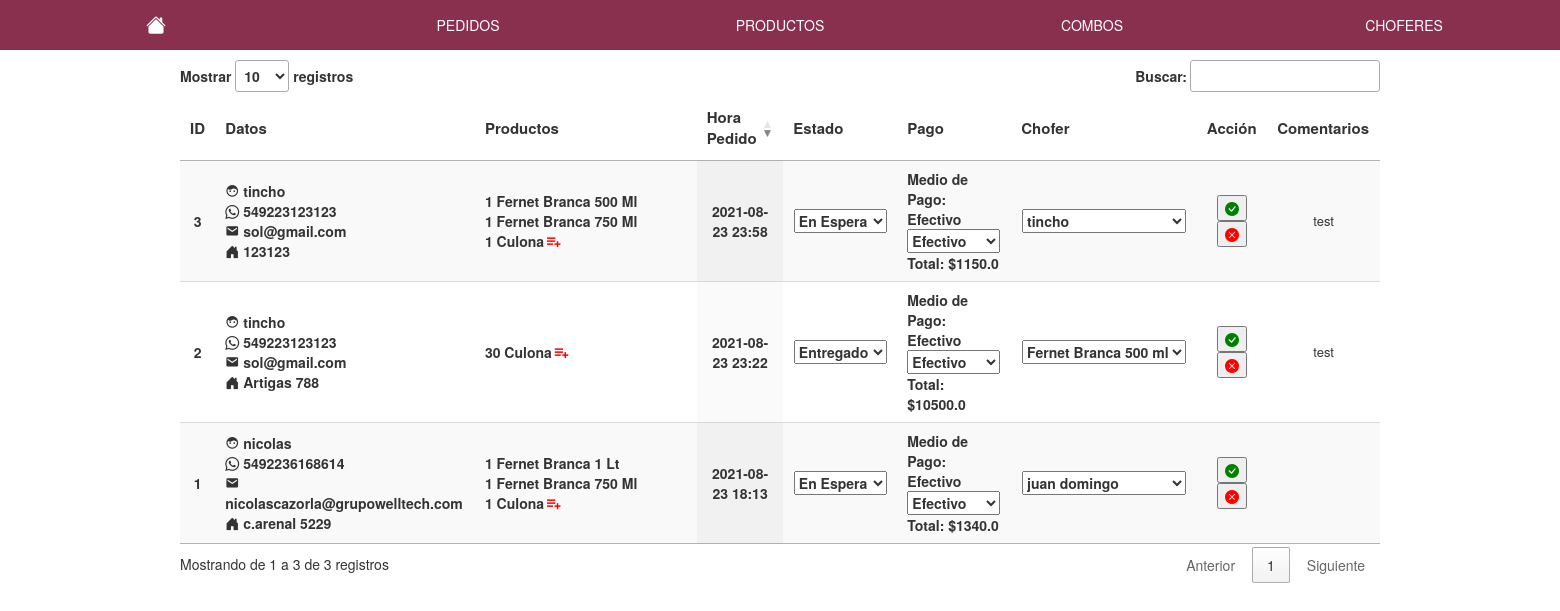
/panel/pedidos (signed in), run on an earlier commit of the app's database.
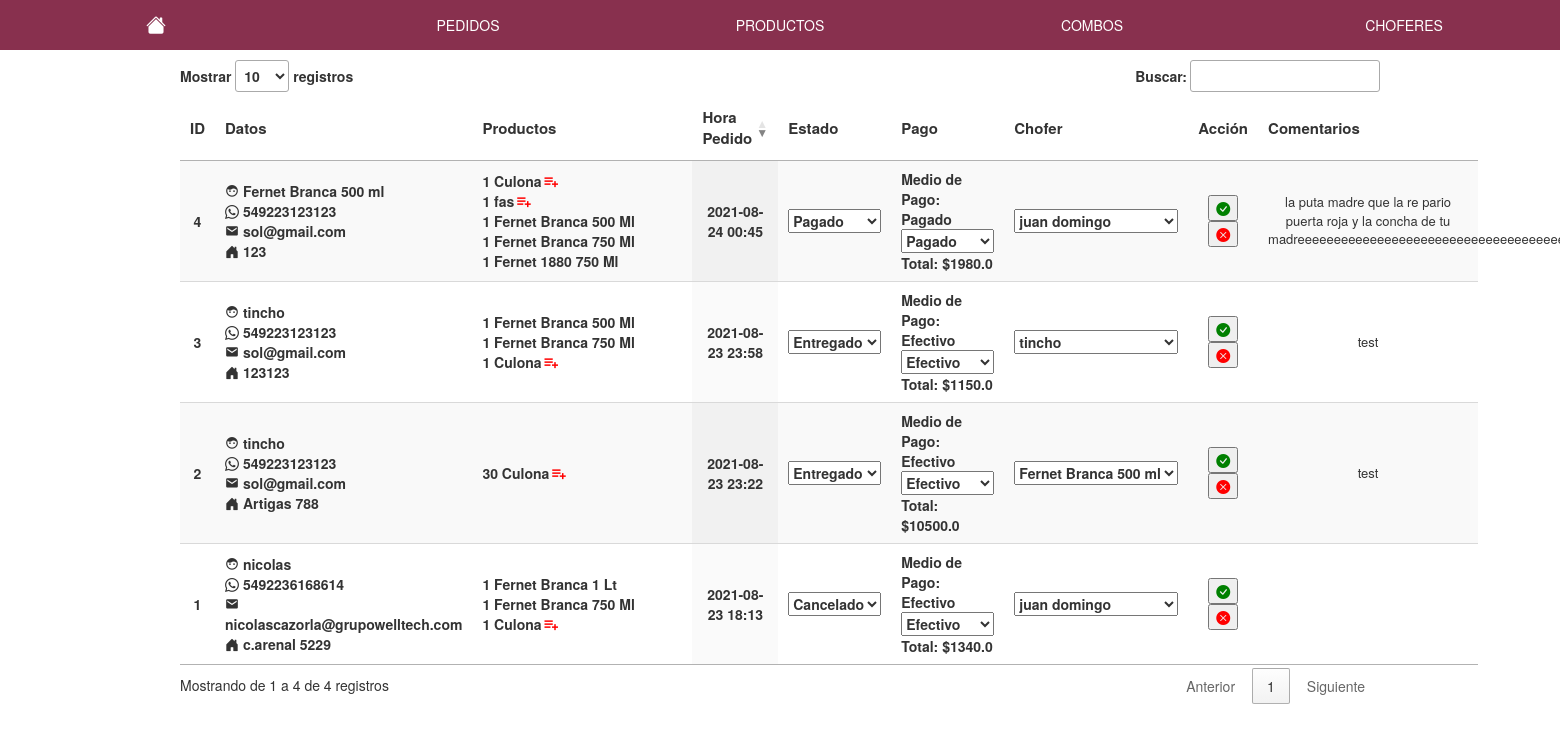
And on a later commit of the database.
### tienda/models.py (models this page shows, shortened)
class Pedidos(db.Model):
    id=db.Column(db.Integer(),primary_key=True)
    direccion=db.Column(db.String(length=200),nullable=False)
    nombre=db.Column(db.String(length=100),nullable=False)
    telefono=db.Column(db.Integer(),nullable=True)
    email= db.Column(db.String(100))
    fechaHoraPedido=db.Column(db.String(100))
    fechaHoraEntrega=db.Column(db.String(100))
    estado=db.Column(db.String(length=50),nullable=False) #estado de envio
    chofer=db.Column(db.Integer(),db.ForeignKey('usuarios.id'))
    descripcion=db.Column(db.String(length=500),nullable=False)
    formaPago=db.Column(db.String(length=100),nullable=False)
    datos_pedido= db.Column(types.JSON(),nullable=False)
    costo=db.Column(db.Float(),nullable=False)

class Productos(db.Model):
    id=db.Column(db.Integer(),primary_key=True)
    nombre=db.Column(db.String(length=500),nullable=False)
    categoria=db.Column(db.String(length=100),nullable=False)
    precio=db.Column(db.Float(),nullable=False)
    stock=db.Column(db.Integer(),nullable=False)
    oferta=db.Column(db.Integer(),nullable=True)
    precioFinal=db.Column(db.Float(),nullable=False)
    imagen=db.Column(db.String(),nullable=False)

class Combos(db.Model):
    id=db.Column(db.Integer(),primary_key=True)
    nombre=db.Column(db.String(length=500),nullable=False)
    datos_combo= db.Column(types.JSON(),nullable=False)  # id del producto y cantidad
    precioFinal=db.Column(db.Float(),nullable=False)
    stock=db.Column(db.Integer(),nullable=False)
    imagen=db.Column(db.String(),nullable=False)

### tienda/usuario/routesadmin.py (the view)
@app.route('/panel/pedidos', methods=['GET','POST'])
@login_required
def tablapedidos():
    pedidos = Pedidos.query.all()
    productos = Productos.query.all()
    combos = Combos.query.all()
    info = [None]*1000 #aca van los datos del carrito
    prod = [None]*1000 #aca van los datos del carrito
    comb = [None]*1000
    infocombos = [None]*1000
    for items in pedidos:
        info[items.id] = json.loads(items.datos_pedido)
    for items in  productos:
        prod[items.id]=items
    for items in  combos:
        comb[items.id]=items
        infocombos[items.id] = json.loads(items.datos_combo)
    choferes=Usuarios.query.filter(Usuarios.chofer==1)
    return render_template('paneltablapedidos.html',data=pedidos,info=info,productos=productos,prod=prod,choferes=choferes,combos=combos,comb=comb,infocombos=infocombos)

### tienda/carrito/routes.py (called while the page is built)
@app.context_processor
def contar_carrito():
	try:
		if request.cookies.get("carrito") is None:
			return {'num_articulos': 0}
		else:
			datos = json.loads(request.cookies.get("carrito"))
			return {'num_articulos': len(datos)}
	except:
			return {'num_articulos': 0}

### tienda/routes.py (called while the page is built)
@login_manager.user_loader
def load_user(user_id):
	aux=Usuarios.query.get(int(user_id))
	return aux

### tienda/templates/paneltablapedidos.html (shortened to what this page needs)
{% extends 'layout-admin.html' %}
{% block content %}
<div class="contenido">
	<table id="pedidos" hidden="hidden" class="display" style="width:100%;">
        <thead>
            <tr>
            	<th>ID</th>
                <th>Datos</th>
                <th>Productos</th>
                <th>Hora Pedido</th>
                <th>Estado</th>
                <th>Pago</th>
                <th>Chofer</th>
                <th>Acción</th>
                <th>Comentarios</th>
            </tr>
        </thead>
        <tbody>
        	{%for i in data %}
           <tr>
           	<td>{{i.id}}</td>
           	<td>
           		<div class="datos">
           			<span><i class='bx bxs-face'></i> {{i.nombre}}</span>
           			<span><i class="bi bi-whatsapp"></i> {{i.telefono}}</span>
           			<span><i class='bx bxs-envelope' ></i> {{i.email}}</span>
           			<span><i class="bi bi-house-door-fill"></i> {{i.direccion}}</span>
           		</div>
           	</td>
           	<td style="min-width: 200px;">
           		<div class="productos">
           			{%  for j in info[i.id] %}
           			<div>
           			  {% if j.tipo=='combo' %}
           			  	{% if comb[j.id|int]!=None %}
           			  	<details>
	           			  <summary style="display:flex; align-items: center;">{{ j.cantidad }} {{comb[(j.id | int)].nombre}} <i class='bx bx-list-plus' style="font-size: 18px; color: red;"></i></summary>
	           			</details>
	           			{% else %}
	           			<span>Combo Eliminado</span>
	           			{% endif %}
           			  {% else %}
           			  	{% if prod[j.id|int]!=None %}
           			  		{{ j.cantidad }} {{prod[(j.id | int)].nombre}}
           			  	{% else %}
           			  	<span>Producto Eliminado</span>
           			  	{% endif %}
           			  {% endif %}
           			 </div>
           			{% endfor %}
           		</div>
           	</td>
           	<td>
           		{{i.fechaHoraPedido[:16]}}
           	</td>
           	<td>
           		<form method="POST" action="/panel/pedidos/estadoenvio">
	           		<select name="estadoenvio" onchange="this.form.submit();">
	           			<option type="text" value="{{i.estado}}">{{i.estado}}</option>
	           		</select>
           		</form>
           	</td>
           	<td class="datos-pago">
           		<div>Medio de Pago:</br> {{i.formaPago}}</div>
           		<div>
           			<form method="POST" action="/panel/pedidos/estadopago">
           			<select name="estadopago" onchange="this.form.submit();">
           				<option type="text" value="{{i.formaPago}}">{{i.formaPago}}</option>
           			</select>
           		</form>
           		</div>
           		<div>Total: ${{i.costo}}</div>
           	</td>
           	<td>
           		<form method="POST" action="/panel/pedidos/chofer">
           			<select name="chofer" onchange="this.form.submit();">
           				{% if i.chofer != None %}
		           			{% for j in choferes %}
			           			{% if i.chofer == j.id %}
			           				<option value="{{j.id}}" >{{j.nombre}}</option>
			           			{% endif %}
		           			{% endfor %}
		           		{% else %}
		           			<option value="None">Elegir</option>
		           			{% for j in choferes %}
			           			<option value="{{j.id}}">{{j.nombre}}</option>
		           			{% endfor %}
	           			{% endif %}
           			</select>
           		</form>
           	</td>
           	<td>
           		<a target="_blank" href="whatsapp://send?phone={{i.telefono}}&text=Hola%20{{i.nombre}}%20recibimos tu pedido ID: {{i.id}}."><button><i class="bi bi-check-circle-fill" style="color: green;"></i></button></a>
           		<a target="_blank" href="whatsapp://send?phone=5492235062720&text=Hola%20{{i.nombre}}%20por x razon no podemos concretar tu compra."><button><i class="bi bi-x-circle-fill" style="color: red;"></i></button></a>
           	</td>
           	<td>
           		<div style="max-width: 200px; font-size: 13px; font-weight: normal;">{{i.descripcion}}</div>
           	</td>
           </tr>
           {% endfor %}
        </tbody>
    </table>
</div>
{% endblock content %}

### tienda/templates/layout-admin.html (shortened to what this page needs)
<!DOCTYPE html>
<html>
<head>
  <link rel="stylesheet" type="text/css" href="{{ url_for('static', filename='admin.css') }}">
  <link href='https://unpkg.com/boxicons@2.0.7/css/boxicons.min.css' rel='stylesheet'>
  <link rel="stylesheet" href="https://cdn.jsdelivr.net/npm/bootstrap-icons@1.4.0/font/bootstrap-icons.css">
  <link rel="stylesheet" href="https://use.fontawesome.com/releases/v5.7.0/css/all.css">
  <link rel="stylesheet" href="http://maxcdn.bootstrapcdn.com/bootstrap/3.3.6/css/bootstrap.min.css">
  <link rel="stylesheet" type="text/css" href="https://cdn.datatables.net/1.10.25/css/jquery.dataTables.min.css">
  <link rel="stylesheet" type="text/css" href="https://cdn.datatables.net/responsive/2.2.9/css/responsive.dataTables.min.css">
  <link rel="stylesheet" href="https://cdnjs.cloudflare.com/ajax/libs/bootstrap-select/1.12.2/css/bootstrap-select.min.css">
</head>
<body>
    <div class="cotenedor-barra">
    	<div class="nav-admin">
    		<div>
				<a href="/"><i class="bi bi-house-fill" style="color:white; font-size: 20px;"></i></a>
			</div>
    		<div>
				<a href="/panel/pedidos">PEDIDOS</a>
			</div>
    		<div>
				<a href="/panel">PRODUCTOS</a>
			</div>
			<div>
				<a href="/panel/combos">COMBOS</a>
			</div>
			<div>
				<a href="/panel/choferes">CHOFERES</a>
			</div>
		</div>
    </div>
  <main>{% block content %}{% endblock content %}</main>
</body>
</html>

### tienda/static/admin.css (style rules this page uses)
body { background-color: rgb(245,245,245); font-family: arial; min-height: 100%; font-size: 14px; }
html, body { margin: 0; height: 100%; }
.nav-admin { display: grid; grid-template-columns: repeat(5, 1fr); width: 100%; height: 50px; background: #88304E; text-align: center; align-items: center; }
.nav-admin a { color: white; text-decoration: none; }
.contenido { max-width: 1200px; margin: auto; margin-top: 10px; }
th { font-size: 15px; }
td { text-align: center; font-weight: bold; }
td input, td select { font-weight: bold; }
td .datos { display: flex; flex-direction: column; }
#pedidos .productos { overflow-y: auto; max-height: 150px; }
#pedidos .productos, #pedidos .datos, #pedidos .datos-pago { text-align: left; }

What changed in the data, as far as the page shows it:
changed Pedidos "nicolas": estadoenvio "En Espera" → "Cancelado"
changed Pedidos id 3: estadoenvio "En Espera" → "Entregado"
added Pedidos: id "4", nombre "Fernet Branca 500 ml", telefono "549223123123", email "sol@gmail.com", direccion "123", cantidad "1" "1", {{ comb[(j.id | int)].nombre }} "Culona", cantidad "1" "1" "1", {{ prod[(j.id | int)].nombre }} "Fernet Branca 500 Ml" "Fernet Branca 750 Ml", fechaHoraPedido "2021-08-24 00:45", estadoenvio "Pagado", formaPago "Pagado", estadopago "Pagado", costo "1980.0", descripcion "la puta madre que la re pario puerta roja y la concha de tu…"
now on this page (row unchanged): Combos: nombre "fas"
now on this page (row unchanged): Productos: nombre "Fernet 1880 750 Ml"
Also different on the page:
text written by a page script: "Mostrar registros Buscar: Mostrando de 1 a 3 de 3 registros Anterior 1 Siguiente" → "Mostrar registros Buscar: Mostrando de 1 a 4 de 4 registros Anterior 1 Siguiente"
